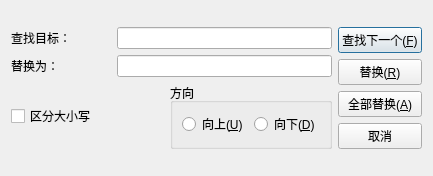
<?xml version="1.0" encoding="UTF-8"?>
<ui version="4.0">
 <class>ReplaceDialog</class>
 <widget class="QDialog" name="ReplaceDialog">
  <property name="geometry">
   <rect>
    <x>0</x>
    <y>0</y>
    <width>433</width>
    <height>176</height>
   </rect>
  </property>
  <property name="maximumSize">
   <size>
    <width>433</width>
    <height>176</height>
   </size>
  </property>
  <property name="windowTitle">
   <string>替换</string>
  </property>
  <layout class="QGridLayout" name="gridLayout">
   <item row="0" column="0">
    <layout class="QVBoxLayout" name="verticalLayout_2">
     <item>
      <layout class="QHBoxLayout" name="horizontalLayout">
       <item>
        <widget class="QLabel" name="label">
         <property name="sizePolicy">
          <sizepolicy hsizetype="Fixed" vsizetype="Preferred">
           <horstretch>0</horstretch>
           <verstretch>0</verstretch>
          </sizepolicy>
         </property>
         <property name="minimumSize">
          <size>
           <width>100</width>
           <height>0</height>
          </size>
         </property>
         <property name="maximumSize">
          <size>
           <width>100</width>
           <height>16777215</height>
          </size>
         </property>
         <property name="text">
          <string>查找目标：</string>
         </property>
        </widget>
       </item>
       <item>
        <widget class="QLineEdit" name="searchText"/>
       </item>
      </layout>
     </item>
     <item>
      <layout class="QHBoxLayout" name="horizontalLayout_2">
       <item>
        <widget class="QLabel" name="label_2">
         <property name="sizePolicy">
          <sizepolicy hsizetype="Fixed" vsizetype="Fixed">
           <horstretch>0</horstretch>
           <verstretch>0</verstretch>
          </sizepolicy>
         </property>
         <property name="minimumSize">
          <size>
           <width>100</width>
           <height>0</height>
          </size>
         </property>
         <property name="maximumSize">
          <size>
           <width>100</width>
           <height>16777215</height>
          </size>
         </property>
         <property name="text">
          <string>替换为：</string>
         </property>
        </widget>
       </item>
       <item>
        <widget class="QLineEdit" name="targetText"/>
       </item>
      </layout>
     </item>
     <item>
      <layout class="QHBoxLayout" name="horizontalLayout_4">
       <item>
        <widget class="QCheckBox" name="cbCaseSensetive">
         <property name="text">
          <string>区分大小写</string>
         </property>
        </widget>
       </item>
       <item>
        <widget class="QGroupBox" name="groupBox">
         <property name="title">
          <string>方向</string>
         </property>
         <layout class="QHBoxLayout" name="horizontalLayout_3">
          <item>
           <widget class="QRadioButton" name="rbUp">
            <property name="text">
             <string>向上(&amp;U)</string>
            </property>
           </widget>
          </item>
          <item>
           <widget class="QRadioButton" name="rbDown">
            <property name="text">
             <string>向下(&amp;D)</string>
            </property>
           </widget>
          </item>
         </layout>
        </widget>
       </item>
      </layout>
     </item>
    </layout>
   </item>
   <item row="0" column="1">
    <layout class="QVBoxLayout" name="verticalLayout">
     <item>
      <widget class="QPushButton" name="btFindNext">
       <property name="text">
        <string>查找下一个(&amp;F)</string>
       </property>
      </widget>
     </item>
     <item>
      <widget class="QPushButton" name="btReplace">
       <property name="text">
        <string>替换(&amp;R)</string>
       </property>
      </widget>
     </item>
     <item>
      <widget class="QPushButton" name="btReplcaeAll">
       <property name="text">
        <string>全部替换(&amp;A)</string>
       </property>
      </widget>
     </item>
     <item>
      <widget class="QPushButton" name="btCancel">
       <property name="text">
        <string>取消</string>
       </property>
      </widget>
     </item>
    </layout>
   </item>
  </layout>
 </widget>
 <resources/>
 <connections/>
</ui>
